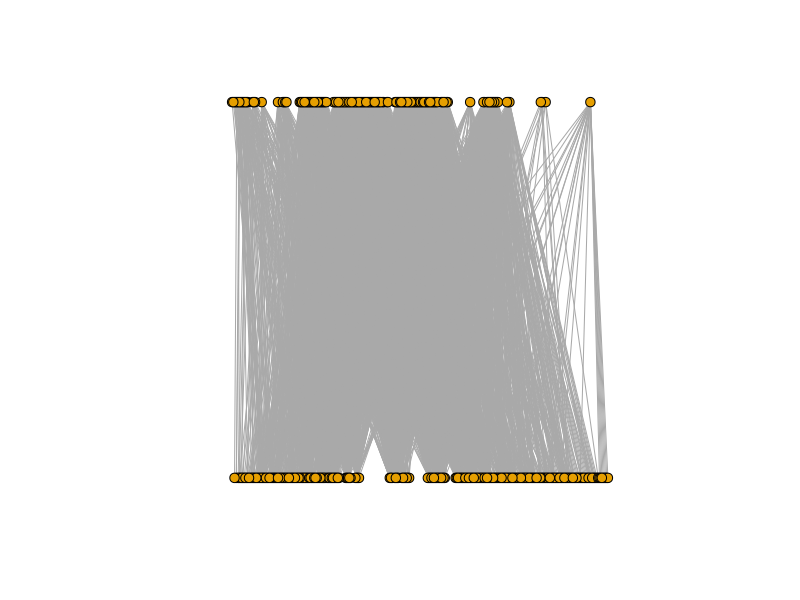
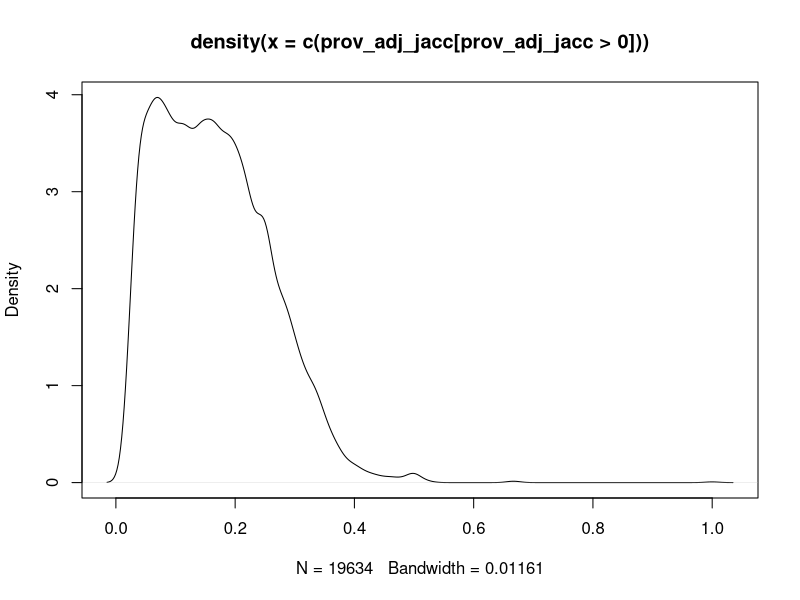
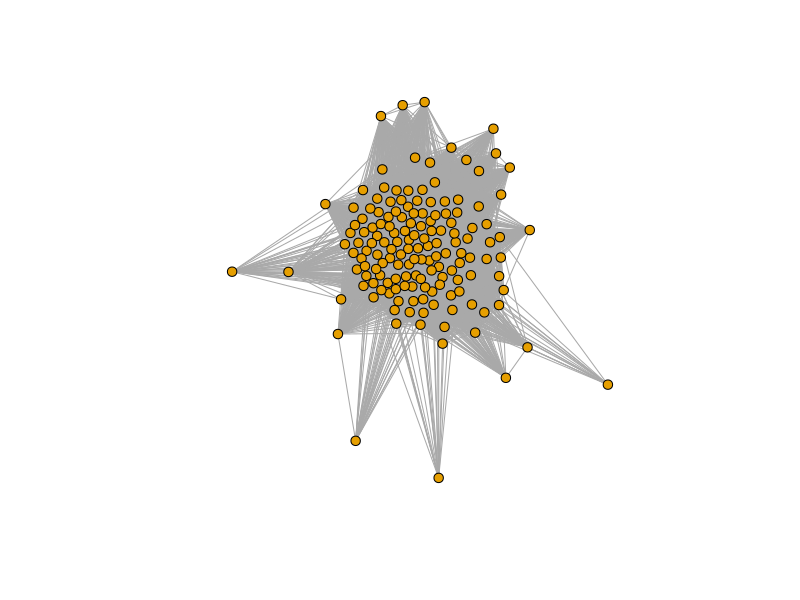
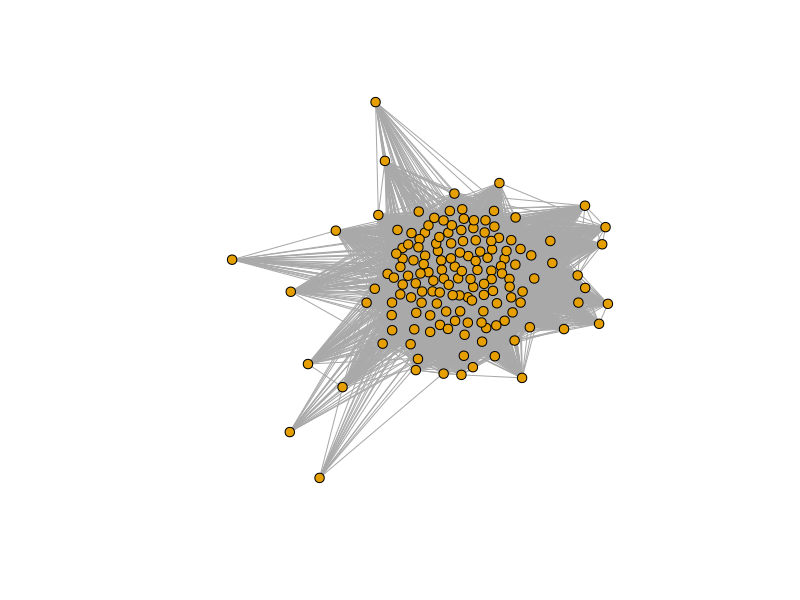
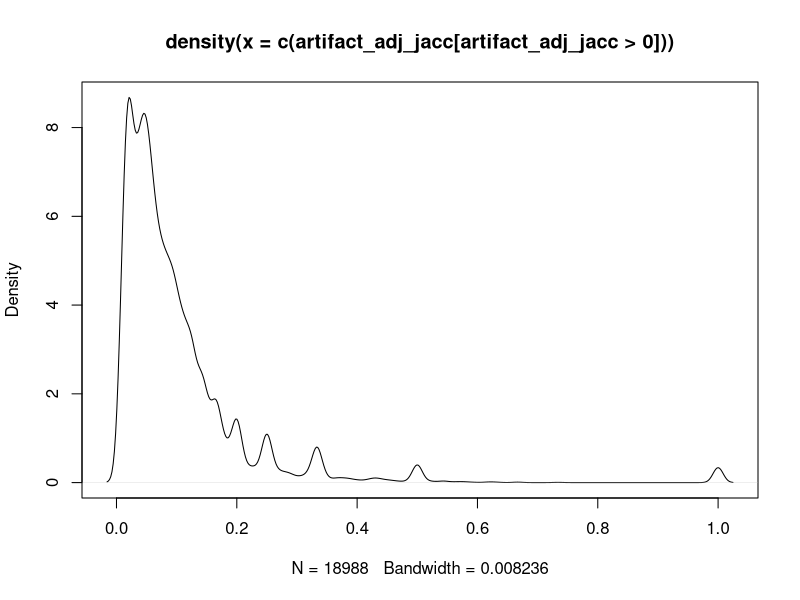
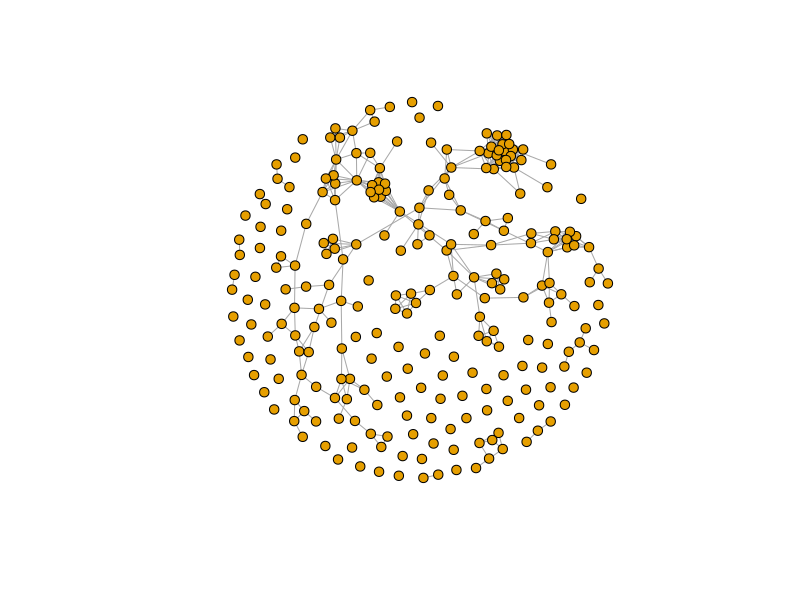
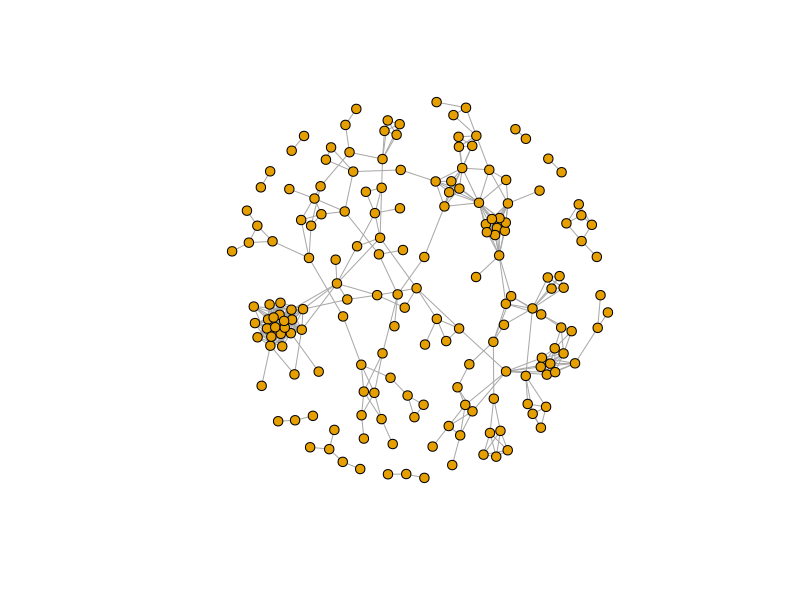

The R script that drew these images, in order:
require(tidyverse)
require(tidygraph)
require(igraph)
require(ggplot2)
require(ggraph)
# require(visNetwork)
# require(lsa)
# require(WGCNA)
# library(readr)
# require(bipartite)
require(ade4)
# require(tnet)



# Import data from file ---------------------------------------------------

dat <- read_csv("Catalog_SiteA.csv")

# Create bipartite graph from unique provenience & artifact code pairs ----

G_assemblages_bpg <-
  graph_from_data_frame(unique.data.frame(select(dat, LEVEL_ID, CODE)),
                        directed = FALSE)

V(G_assemblages_bpg)$type <- bipartite_mapping(G_assemblages_bpg)$type

plot(
  G_assemblages_bpg,
  layout = layout.bipartite,
  vertex.size = 5,
  vertex.label = NA,
  vertext.color = V(G_assemblages_bpg)$type
)

# Create incidence matrix from bipartite graph ----------------------------

assemblages_inc <- as_incidence_matrix(G_assemblages_bpg)

# Project graph of proveniences -------------------------------------------

assemblages_projection <-
  bipartite_projection(G_assemblages_bpg, multiplicity = TRUE)

prov_g <- assemblages_projection$proj1

artifact_g <- assemblages_projection$proj2

## Project Overlap by counts ----------------------------------------------
prov_adj_overlap <-
  assemblages_inc %*% t(assemblages_inc)

## Project by Jaccard index similarity ------------------------------------
prov_adj_jacc <-
  as.matrix(1 - dist.binary(
    assemblages_inc,
    method = 1,
    upper = TRUE,
    diag = FALSE
  ) ^ 2)

## Find density of non-zero similarity scores -----------------------------
plot(density(c(prov_adj_jacc[prov_adj_jacc > 0])))

## Find threshold for strongly similar nodes ------------------------------
prov_sim_thresh <- quantile(c(prov_adj_jacc[prov_adj_jacc > 0]), 0.95)

## Binarize by threshold value --------------------------------------------
prov_adj_jacc_thresh <-
  ifelse(prov_adj_jacc < prov_sim_thresh, 0, prov_adj_jacc)

# Create provenience graph ------------------------------------------------
G_prov <- graph_from_adjacency_matrix(
  prov_adj_jacc,
  mode = "undirected",
  weighted = TRUE,
  diag = FALSE
)

plot(
  G_prov,
  vertex.size = 5,
  vertex.label = NA,
  layout = layout.fruchterman.reingold
)

## Find and remove isolated nodes -----------------------------------------
G_prov_isolates <- which(degree(G_prov) == 0)

G_prov_conn <- delete.vertices(G_prov, G_prov_isolates)

plot(
  G_prov_conn,
  vertex.size = 5,
  vertex.label = NA,
  layout = layout_nicely
)


# Project graph of artifacts ----------------------------------------------


## Project by overlap -----------------------------------------------------

artifact_adj_overlap <- t(assemblages_inc) %*% assemblages_inc

## Project by Jaccard index similarity ------------------------------------

artifact_adj_jacc <- # by Jaccard index
  as.matrix(1 - dist.binary(
    t(assemblages_inc),
    method = 1,
    upper = TRUE,
    diag = FALSE
  ) ^ 2)

## Find density of non-zero similarity scores -----------------------------

plot(density(c(artifact_adj_jacc[artifact_adj_jacc > 0])))

## Find threshold for strongly similar nodes ------------------------------
art_sim_thresh <- quantile(c(artifact_adj_jacc[artifact_adj_jacc > 0]), 0.95)

## Binarize by threshold value --------------------------------------------
artifact_adj_jacc_thresh <-
  ifelse(artifact_adj_jacc < art_sim_thresh, 0, artifact_adj_jacc)

# Create artifact graph ---------------------------------------------------

G_artifact <-
  graph_from_adjacency_matrix(
    artifact_adj_jacc_thresh,
    mode = "undirected",
    weighted = TRUE,
    diag = FALSE
  )

plot(
  G_artifact,
  vertex.size = 5,
  vertex.label = NA,
  layout = layout.fruchterman.reingold
)

## Find and remove isolated nodes -----------------------------------------
G_artifact_isolates <- which(degree(G_artifact) == 0)

G_artifact_conn <- delete.vertices(G_artifact, G_artifact_isolates)

plot(
  G_artifact_conn,
  vertex.size = 5,
  vertex.label = NA,
  layout = layout.fruchterman.reingold
)
